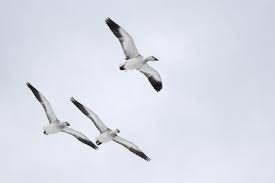
#> input picture images/bird 2.jpg, 275 x 183 px
$ python canny.py   (Python 2 division)   (older library calls are emulated)
#> lines starting #> are read from the running program, lines starting #| are printed output that depends on the picture
import PIL.Image
import scipy.misc
import numpy
import scipy.stats as st
from math import atan
from math import degrees

K = 3

def saveImage(imageArray, outputName):
    scipy.misc.imsave(outputName, imageArray)

def getWidth(imageArray):
    return len(imageArray[0])

def getHeight(imageArray):
    return len(imageArray)

def getGrayScaledPixel(rgbPixel):
    return 0.2126 * rgbPixel[0] + 0.7152 * rgbPixel[1] + 0.0722 * rgbPixel[2]

def convertToGrayScale(imageArray):
    width = getWidth(imageArray)
    height = getHeight(imageArray)
    result = numpy.empty([height, width])
    for x in range(0, height):
        for y in range(0, width):
            result[x][y] = getGrayScaledPixel(imageArray[x][y])
    return result

def gkern(kernlen=21, nsig=30):
    interval = (2*nsig+1.)/(kernlen)
    x = numpy.linspace(-nsig-interval/2., nsig+interval/2., kernlen+1)
    kern1d = numpy.diff(st.norm.cdf(x))
    kernel_raw = numpy.sqrt(numpy.outer(kern1d, kern1d))
    kernel = kernel_raw/kernel_raw.sum()
    return kernel

def GaussianCoefficients(sigma):
    return gkern(2*K+1,sigma)

def getSx():
    return numpy.array([[1, 0, -1], [2, 0, -2], [1, 0, -1]])

def getSy():
    return numpy.array([[-1, -2, -1], [0, 0, 0], [1, 2, 1]])

def calculateFilterValue(kernel, pixel, k):
    total = 0
    for x in range(0, 2*k+1):
        for y in range(0, 2*k+1):
            total = total + kernel[x][y]*pixel[x][y]
    return total

def filter(kernel, imageArray, k):
    width = getWidth(imageArray)
    height = getHeight(imageArray)
    result = numpy.empty([height - 2*k, width - 2*k])
    for x in range(k, width -2*k):
        for y in range(k, height -2*k):
            result[y][x] = calculateFilterValue(kernel, imageArray[y-k:y+k+1,x-k:x+k+1], k)
    return result

def calculateMagnituteAndDegree(X, Y):
    width = getWidth(X)
    height = getHeight(X)
    mag = numpy.empty([height, width])
    degree = numpy.empty([height, width])
    for x in range(0, width):
        for y in range(0, height):
            mag[y][x] = numpy.math.sqrt(X[y][x] * X[y][x] + Y[y][x] * Y[y][x])
            degree[y][x] = atan(Y[y][x]/X[y][x])
    degree = (numpy.round(degree * (5.0 / numpy.pi)) + 5) % 5
    return mag, degree

def nonMaximalSupress(image,gdegree):
    width = getWidth(image)
    height = getHeight(image)
    for x in range(0,width):
        for y in range(0,height):
            if x == 0 or y == height -1 or y == 0 or x == width -1:
                image[y][x] = 0
                continue
            direction = gdegree[y][x] % 4
            if direction == 0:
		if image[y][x] <= image[y][x-1] or image[y][x] <= image[y][x+1]:
			image[y][x] = 0
	    if direction == 1:
	    	if image[y][x] <= image[y-1][x+1] or image[y][x] <= image[y+1][x-1]:
			image[y][x] = 0
	    if direction == 2:
		if image[y][x] <= image[y-1][x] or image[y][x] <= image[y+1][x]:
			image[y][x] = 0
	    if direction == 3:
		if image[y][x] <= image[y-1][x-1] or image[y][x] <= image[y+1][x+1]:
			image[y][x] = 0
    return image

def doubleThreshold(image, lowThreshold, highThreshold):
    image[numpy.where(image > highThreshold)] = 255
    image[numpy.where((image >= lowThreshold) & (image <= highThreshold))] = 75
    image[numpy.where(image < lowThreshold)] = 0
    return image

def edgeTracking(image):
    width = getWidth(image)
    height = getHeight(image)
    for i in range(0, height):
        for j in range(0, width):
            if image[i][j] == 75:
                if ((image[i+1][j] == 255) or (image[i - 1][j] == 255) or (image[i][j + 1] == 255) or (image[i][j - 1] == 255) or (image[i+1][j + 1] == 255) or (image[i-1][j - 1] == 255)):
                    image[i][j] = 255
                else:
                    image[i][j] = 0
    return image

def cannyEdgeDetector(src, sigma, lowThreshold, highThreshold):
#> called with src = 'images/bird 2.jpg', sigma = 1, lowThreshold = 20, highThreshold = 40
    image = PIL.Image.open(src)
#> image is the input picture: PIL image 275x183 RGB; mean R, G, B 217.8, 221.9, 232.7
    pixel = numpy.array(image)
    if len(pixel.shape) == 3:
        output = convertToGrayScale(pixel)
#> in convertToGrayScale, `width = getWidth(imageArray)`: width = 275
#> in convertToGrayScale, `height = getHeight(imageArray)`: height = 183
    else:
        output = pixel.copy()
    output = filter(GaussianCoefficients(sigma), output, K)
#> in filter, `width = getWidth(imageArray)`: width = 275
#> in filter, `height = getHeight(imageArray)`: height = 183
#> after the loop in filter, `for x in range(k, width -2*k):`:
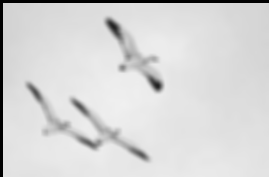
#> result: shape (177, 269) float64; min 0, max 240.3, mean 215.5
    output = output.astype(int)
    sx = filter(getSx(), output, 1)
    sy = filter(getSy(), output, 1)
#> call 3 of filter, with kernel = array of shape (3, 3), k = 1
#> after the loop in filter (call 3), `for x in range(k, width -2*k):`:
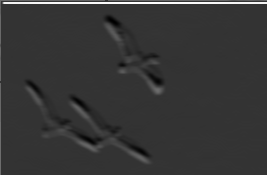
#> result: shape (175, 267) float64; min -227, max 896, mean 12.5; drawn with min black and max white
    gradientMagnitute, gradientdegree = calculateMagnituteAndDegree(sx, sy)
#> after the loop in calculateMagnituteAndDegree, `for x in range(0, width):`:
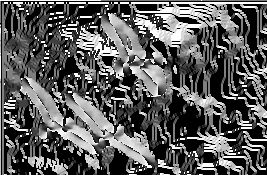
#> degree: shape (175, 267) float64; 35.72% of the values are NaN or infinite; the others: min -1.57, max 1.57, mean 0.198; drawn with min black, max white, NaN and infinite black
#> after the loop in calculateMagnituteAndDegree, `for x in range(0, width):`:
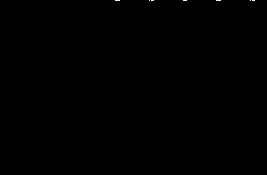
#> mag: shape (175, 267) float64; 0.04% of the values are NaN or infinite; the others: min 0, max 7.07e+153, mean 3.15e+150; drawn with min black, max white, NaN and infinite black
#> in calculateMagnituteAndDegree, `degree = (numpy.round(degree * (5.0 / numpy.pi)) + 5) % 5`:
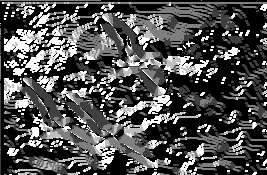
#> degree: shape (175, 267) float64; 35.72% of the values are NaN or infinite; the others: min 0, max 4, mean 1.96; drawn with min black, max white, NaN and infinite black
    supressed = nonMaximalSupress(gradientMagnitute, gradientdegree)
#> after the loop in nonMaximalSupress, `for x in range(0,width):`:
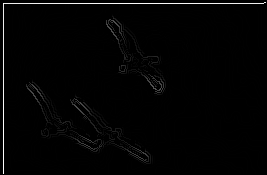
#> image: shape (175, 267) float64; min 0, max 908, mean 13; drawn with min black and max white
    thresholded = doubleThreshold(supressed, lowThreshold, highThreshold)
#> in doubleThreshold, `image[numpy.where(image < lowThreshold)] = 0`: image: shape (175, 267) float64; min 0, max 255, mean 11.5
    output = edgeTracking(thresholded)
#> after the loop in edgeTracking, `for i in range(0, height):`:
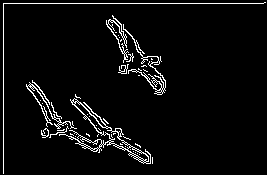
#> image: shape (175, 267) float64; 4.6% white in thin lines or dots
    return output

lenna = cannyEdgeDetector('images/bird 2.jpg', 1, 20, 40)
saveImage(lenna, "lenna.png")
